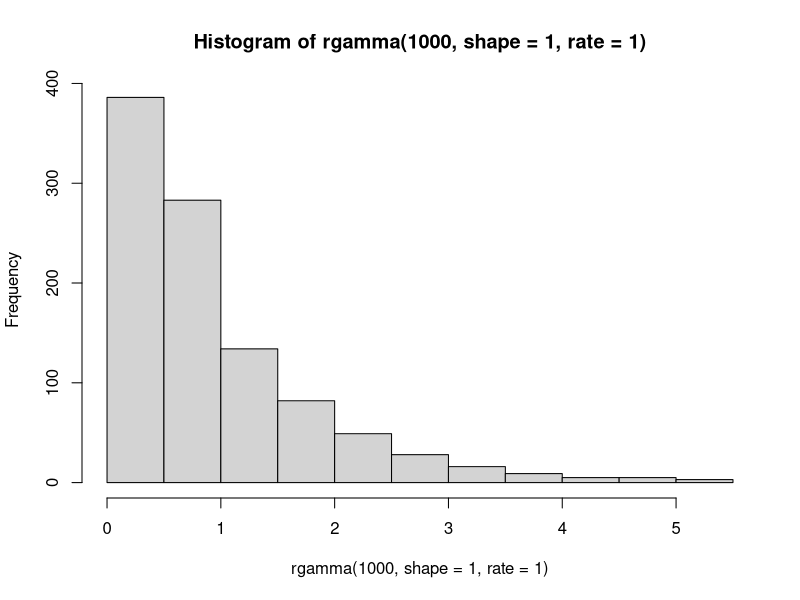

Recreate this plot in R.
## ---- chunk 1
knitr::opts_chunk$set(echo = TRUE)
## ---- chunk 2
hist(rgamma(1000, shape=1, rate=1))
